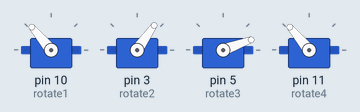
This sketch was run on a simulated Arduino Uno, built with avr-gcc and run on an emulated ATmega328P. On the bench: 4 × servo. What the sketch prints to the serial monitor is not drawn.

Above: at 0.05 s.
At 2.0 s:
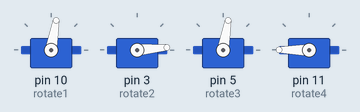
Timing chart, 0 to 4.6 s (numbered marks = the images above):
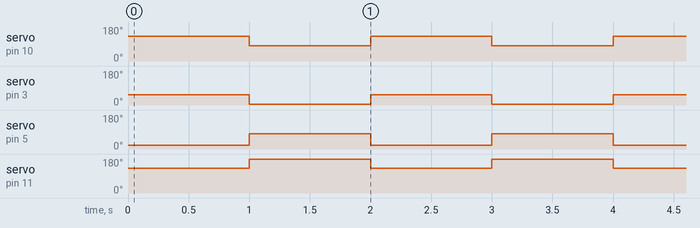

Measured:
- by itself, servo on pin 10 (rotate1): alternates 130° for 1.0 s and 80° for 1.0 s
- by itself, servo on pin 3 (rotate2): alternates 55° for 1.0 s and 5° for 1.0 s
- by itself, servo on pin 5 (rotate3): alternates 80° for 1.0 s and 20° for 1.0 s
- by itself, servo on pin 11 (rotate4): alternates 180° for 1.0 s and 130° for 1.0 s

The sketch:

walkRotateOnly.ino
```cpp
#include <Servo.h> // Include the servo library

int liftStatus = 0; // variable to store lift status (0: ground, 1: air)
int rotateStatus = 0; // variable to store rotate status

// create servo objects to control lift and rotation for each leg
// front left
Servo lift1;
Servo rotate1;
// front right
Servo lift2;
Servo rotate2;
// back left
Servo lift3;
Servo rotate3;
// back right
Servo lift4;
Servo rotate4;

void setup() {
  // initialize serial communications at 9600 bps:
  Serial.begin(9600);
  //  lift1.attach(0);
  rotate1.attach(10);

  //  lift2.attach(2);
  rotate2.attach(3);

  //  lift3.attach(4);
  rotate3.attach(5);

  //  lift4.attach(7);
  rotate4.attach(11);
}

void loop() {
  Serial.println("start");
  // 1 and 4 backward
  rotate1.write(130);
  rotate4.write(130);
  // 2 and 3 forward
  rotate2.write(55);
  rotate3.write(20);

  delay(1000);
  // 2 and 3 backward
  rotate2.write(5);
  rotate3.write(80);
  // 1 and 4 forward
  rotate1.write(80);
  rotate4.write(180);
  delay(1000);
}
```
